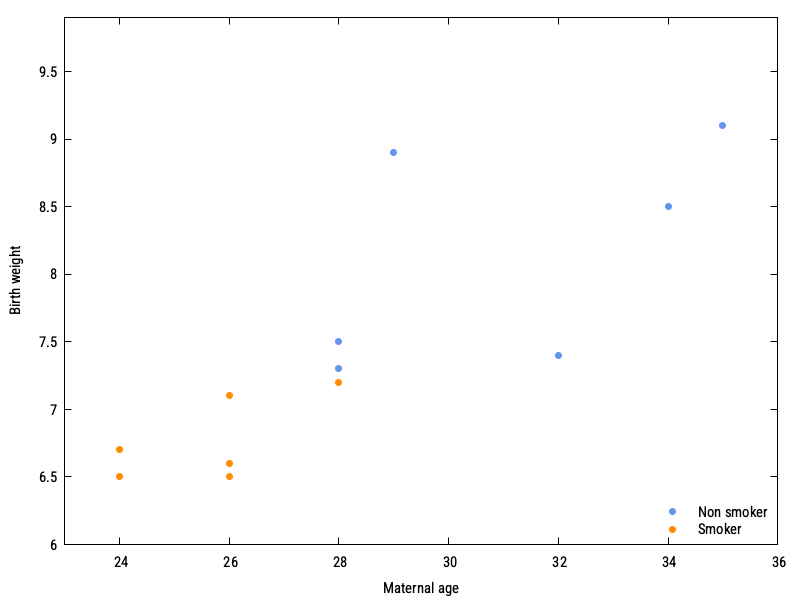

Source code (gnuplot):
set terminal pngcairo size 800,600 enhanced font "Roboto Condensed,11"
set output "selvin-reg.png"

unset colorbox

set palette defined (0 "#6495ed", 1 "#ff8c00")
set yrange [6:9.9]
set xrange [23:36]
set ylabel "Birth weight"
set xlabel "Maternal age"
set key inside noautotitle right bottom reverse Left

plot("selvin-reg.txt") with points pt 7 palette, \
  keyentry with points pt 7 palette cb 0 title "Non smoker", \
  keyentry with points pt 7 palette cb 1 title "Smoker"

